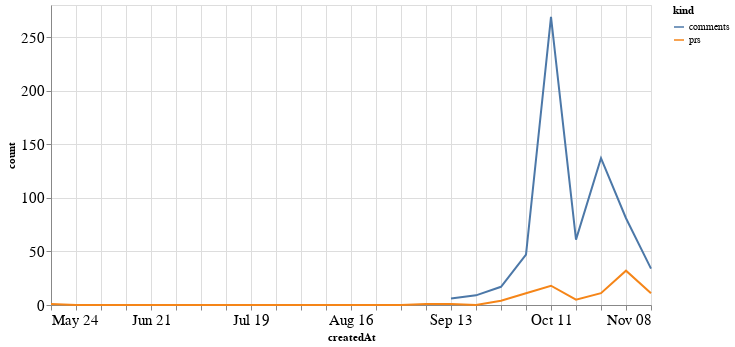

The cell this chart's notebook holds for it:
### Code cell
alt.Chart(total_time, width=600).mark_line().encode(
    x='createdAt',
    y='count',
    color='kind'
)

### Figure 1 — Vega-Lite specification as saved in the notebook (floating-point values rounded to 4 significant figures)
{"config": {"axisLeft": {"labelFontSize": 15}, "axisBottom": {"labelFontSize": 15}}, "data": {"name": "data-45f594b646f4fa7d4e5985d2c7738283"}, "mark": "line", "encoding": {"color": {"type": "nominal", "field": "kind"}, "x": {"type": "temporal", "field": "createdAt"}, "y": {"type": "quantitative", "field": "count"}}, "width": 600, "$schema": "https://vega.github.io/schema/vega-lite/v4.8.1.json", "datasets": {"data-45f594b646f4fa7d4e5985d2c7738283": [{"createdAt": "2020-05-24T00:00:00", "kind": "prs", "count": 1.0}, {"createdAt": "2020-05-31T00:00:00", "kind": "prs", "count": 0.0}, {"createdAt": "2020-06-07T00:00:00", "kind": "prs", "count": 0.0}, {"createdAt": "2020-06-14T00:00:00", "kind": "prs", "count": 0.0}, {"createdAt": "2020-06-21T00:00:00", "kind": "prs", "count": 0.0}, {"createdAt": "2020-06-28T00:00:00", "kind": "prs", "count": 0.0}, {"createdAt": "2020-07-05T00:00:00", "kind": "prs", "count": 0.0}, {"createdAt": "2020-07-12T00:00:00", "kind": "prs", "count": 0.0}, {"createdAt": "2020-07-19T00:00:00", "kind": "prs", "count": 0.0}, {"createdAt": "2020-07-26T00:00:00", "kind": "prs", "count": 0.0}, {"createdAt": "2020-08-02T00:00:00", "kind": "prs", "count": 0.0}, {"createdAt": "2020-08-09T00:00:00", "kind": "prs", "count": 0.0}, {"createdAt": "2020-08-16T00:00:00", "kind": "prs", "count": 0.0}, {"createdAt": "2020-08-23T00:00:00", "kind": "prs", "count": 0.0}, {"createdAt": "2020-08-30T00:00:00", "kind": "prs", "count": 0.0}, {"createdAt": "2020-09-06T00:00:00", "kind": "prs", "count": 1.0}, {"createdAt": "2020-09-13T00:00:00", "kind": "prs", "count": 1.0}, {"createdAt": "2020-09-20T00:00:00", "kind": "prs", "count": 0.0}, {"createdAt": "2020-09-27T00:00:00", "kind": "prs", "count": 4.0}, {"createdAt": "2020-10-04T00:00:00", "kind": "prs", "count": 11.0}, {"createdAt": "2020-10-11T00:00:00", "kind": "prs", "count": 18.0}, {"createdAt": "2020-10-18T00:00:00", "kind": "prs", "count": 5.0}, {"createdAt": "2020-10-25T00:00:00", "kind": "prs", "count": 11.0}, {"createdAt": "2020-11-01T00:00:00", "kind": "prs", "count": 32.0}, {"createdAt": "2020-11-08T00:00:00", "kind": "prs", "count": 11.0}, {"createdAt": "2020-05-24T00:00:00", "kind": "comments", "count": null}, {"createdAt": "2020-05-31T00:00:00", "kind": "comments", "count": null}, {"createdAt": "2020-06-07T00:00:00", "kind": "comments", "count": null}, {"createdAt": "2020-06-14T00:00:00", "kind": "comments", "count": null}, {"createdAt": "2020-06-21T00:00:00", "kind": "comments", "count": null}, {"createdAt": "2020-06-28T00:00:00", "kind": "comments", "count": null}, {"createdAt": "2020-07-05T00:00:00", "kind": "comments", "count": null}, {"createdAt": "2020-07-12T00:00:00", "kind": "comments", "count": null}, {"createdAt": "2020-07-19T00:00:00", "kind": "comments", "count": null}, {"createdAt": "2020-07-26T00:00:00", "kind": "comments", "count": null}, {"createdAt": "2020-08-02T00:00:00", "kind": "comments", "count": null}, {"createdAt": "2020-08-09T00:00:00", "kind": "comments", "count": null}, {"createdAt": "2020-08-16T00:00:00", "kind": "comments", "count": null}, {"createdAt": "2020-08-23T00:00:00", "kind": "comments", "count": null}, {"createdAt": "2020-08-30T00:00:00", "kind": "comments", "count": null}, {"createdAt": "2020-09-06T00:00:00", "kind": "comments", "count": null}, {"createdAt": "2020-09-13T00:00:00", "kind": "comments", "count": 6.0}, {"createdAt": "2020-09-20T00:00:00", "kind": "comments", "count": 9.0}, {"createdAt": "2020-09-27T00:00:00", "kind": "comments", "count": 17.0}, {"createdAt": "2020-10-04T00:00:00", "kind": "comments", "count": 47.0}, {"createdAt": "2020-10-11T00:00:00", "kind": "comments", "count": 269.0}, {"createdAt": "2020-10-18T00:00:00", "kind": "comments", "count": 61.0}, {"createdAt": "2020-10-25T00:00:00", "kind": "comments", "count": 137.0}, {"createdAt": "2020-11-01T00:00:00", "kind": "comments", "count": 81.0}, {"createdAt": "2020-11-08T00:00:00", "kind": "comments", "count": 34.0}]}}
